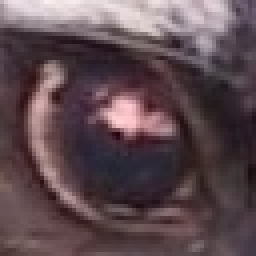
#> input picture frame_2D_alg/images/raccoon_eye.jpeg, 64 x 64 px (shown 4 times larger)
$ python intra_blob.py
#> lines starting #> are read from the running program, lines starting #| are printed output that depends on the picture
### frame_2D_alg/utils.py
from itertools import (repeat, accumulate, chain, starmap, tee)
import numbers
import numpy as np

import cv2

# ----------------------------------------------------------------------------
# Constants

# colors
WHITE = 255
BLACK = 0
GREY = 128
DGREY = 64
LGREY = 192

masking_val = 128  # Pixel at this value can be over-written

SIGN_MAPS = {
    'binary': {
        False: BLACK,
        True: WHITE,
    },
    'ternary': {
        0: WHITE,
        1: BLACK,
        2: GREY
    },
}

# ----------------------------------------------------------------------------
# General purpose functions


# [77 lines left out: functions generate_sobel, is_close, bipolar, pairwise, not called in this run]


def flatten(listOfLists):
    "Flatten one level of nesting"
    return chain.from_iterable(listOfLists)


def minmax(iterable, min=min, max=max, tee=tee):
    a, b = tee(iterable)
    return min(a), max(b)


# [4 lines left out: function array2image, not called in this run]


def imread(filename, raise_if_not_read=True):
    "Read an image in grayscale, return array."
#> called with filename = './images//raccoon_eye.jpeg', raise_if_not_read = True
    try:
        return cv2.imread(filename, 0).astype(float)
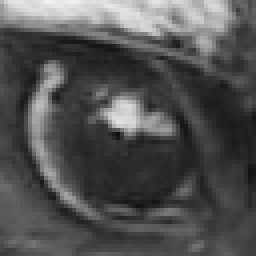
#> returned value: shape (64, 64) float64 (shown 4 times larger); min 15, max 242, mean 81.4
    except AttributeError:
        if raise_if_not_read:
            raise SystemError('image is not read')
        else:
            print('Warning: image is not read')
            return None


def imwrite(filename, img):
    "Write image with cv2.imwrite."
    cv2.imwrite(filename, img)

# ----------------------------------------------------------------------------
# Blob slicing

# [39 lines left out: functions slice_to_box, localize, not called in this run]


def shrink(shape, x, axes=(0, 1)):
    '''Return shape tuple that is shrunken by x units.'''
    return tuple(X - x if axis in axes else X for axis, X in enumerate(shape))

# ----------------------------------------------------------------------------
# Blob drawing

# [175 lines left out: functions map_sub_blobs, map_frame_binary, map_frame, draw_blob, draw_stack, stack_box and 4 more, not called in this run]

# ---------------------------------------------------------------------
# ----------------------------------------------------------------------------

### frame_2D_alg/frame_blobs.py
import weakref
import numpy as np
from matplotlib import pyplot as plt
'''
    2D version of first-level core algorithm includes frame_blobs, intra_blob (recursive search within blobs), and blob2_P_blob.
    -
    Blob is 2D pattern: connectivity cluster defined by the sign of gradient deviation. Gradient represents 2D variation
    per pixel. It is used as inverse measure of partial match (predictive value) because direct match (min intensity)
    is not meaningful in vision. Intensity of reflected light doesn't correlate with predictive value of observed object
    (predictive value is physical density, hardness, inertia that represent resistance to change in positional parameters)
    -
    Comparison range is fixed for each layer of search, to enable encoding of input pose parameters: coordinates, dimensions,
    orientation. These params are essential because value of prediction = precision of what * precision of where.
    Clustering here is nearest-neighbor only, same as image segmentation, to avoid overlap among blobs.
    -
    Main functions:
    - comp_pixel:
    Comparison between diagonal pixels in 2x2 kernels of image forms derts: tuples of pixel + derivatives per kernel.
    The output is der__t: 2D array of pixel-mapped derts.
    - frame_blobs_root:
    Flood-fill segmentation of image der__t into blobs: contiguous areas of positive | negative deviation of gradient per kernel.
    Each blob is parameterized with summed params of constituent derts, derived by pixel cross-comparison (cross-correlation).
    These params represent predictive value per pixel, so they are also predictive on a blob level,
    thus should be cross-compared between blobs on the next level of search.
    - assign_adjacents:
    Each blob is assigned internal and external sets of opposite-sign blobs it is connected to.
    Frame_blobs is a start for all deeper processing in 2D alg.
    -
    Please see illustrations:
    https://github.com/boris-kz/CogAlg/blob/master/frame_2D_alg/Illustrations/blob_params.drawio
    https://github.com/boris-kz/CogAlg/blob/master/frame_2D_alg/Illustrations/frame_blobs.png
    https://github.com/boris-kz/CogAlg/blob/master/frame_2D_alg/Illustrations/frame_blobs_intra_blob.drawio

    Conventions:
    postfix 't' denotes tuple, multiple ts is a nested tuple
    postfix '_' denotes array name, vs. same-name elements
    prefix '_'  denotes prior of two same-name variables
    prefix 'f'  denotes flag
    1-3 letter names are normally scalars, except for P and similar classes,
    capitalized variables are normally summed small-case variables,
    longer names are normally classes
'''
class CBase:
    refs = []
    def __init__(obj):
        obj._id = len(obj.refs)
        obj.refs.append(weakref.ref(obj))
    def __hash__(obj): return obj.id
    @property
    def id(obj): return obj._id
    # [5 lines left out: function get_instance, not called in this run]
    def __repr__(obj): return f"{obj.__class__.__name__}(id={obj.id})"
    '''
    def __getattribute__(ave,name):
        coefs =   object.__getattribute__(ave, "coefs")
        if name == "coefs":
            return object.__getattribute__(ave, name)
        elif name == "md":
            return [ave.m * coefs["m"], ave.d *  coefs["d"]]  # get updated md
        else:
            return object.__getattribute__(ave, name)  * coefs[name]  # always return ave * coef
    '''
# hyper-parameters, init a guess, adjusted by feedback
ave  = 30  # base filter, directly used for comp_r fork
aveR = 10  # for range+, fixed overhead per blob


class CN(CBase):
    name = "node"
    # [30 lines left out: function __init__, not called in this run]
        # ftree: list =z([[]])  # indices in all layers(forks, if no fback merge, G.fback_=[] # node fb buffer, n in fb[-1]
    def __bool__(n): return bool(n.c)

class CF(CBase):
    name = "fork"
    # [13 lines left out: function __init__, not called in this run]
    def __bool__(f): return bool(f.c)


class CBlob(CBase):

    # [44 lines left out: functions __init__, fill_blob, term, not called in this run]
        # edges are unpacked so adjacents have to be assigned to slices) PPs as higher-order Alt_, probably not worth it
    @property
    def G(blob): return blob.latuple[-1]
    @property
    def yx_(blob): return list(blob.dert_.keys())


def frame_blobs_root(image, rV=1, fintra=0):
    global ave, aveR
    ave *= rV; aveR *= rV

    dert__ = comp_pixel(image) if isinstance(image[0],int) else image  # precomputed
#> (the run stopped early here; a loop or call above may not have finished)
